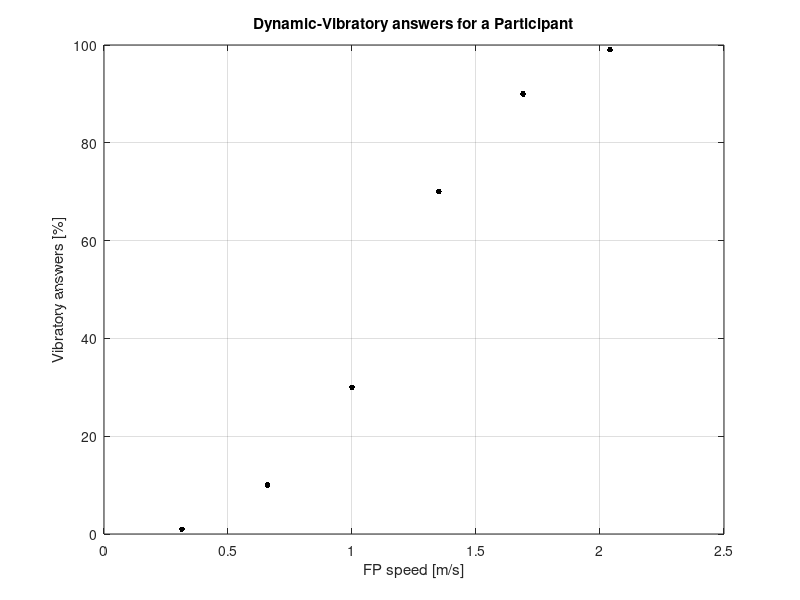

The MATLAB script that drew this image: (Note: this script raises an error after producing the figure.)
close all;
clear all;

x = [0.314 0.659  1 1.35 1.69 2.04];

y = [1 10 30 70 90 99];

%[a,b] = createFit(x,y);




plot(x, y, '.', 'LineStyle', 'none', ...
    'MarkerSize', 13, ...
    'MarkerFaceColor', 'k',...
    'MarkerEdgeColor', 'k')

% Label axes
xlabel( 'FP speed [m/s]', 'Interpreter', 'none','FontSize',11);
ylabel( 'Vibratory answers [%]', 'Interpreter', 'none','FontSize',11);
title('Dynamic-Vibratory answers for a Participant','FontSize',11);
grid on
hold on;
yline(50,'--');
legend('off');

ylim([-1 101]);
